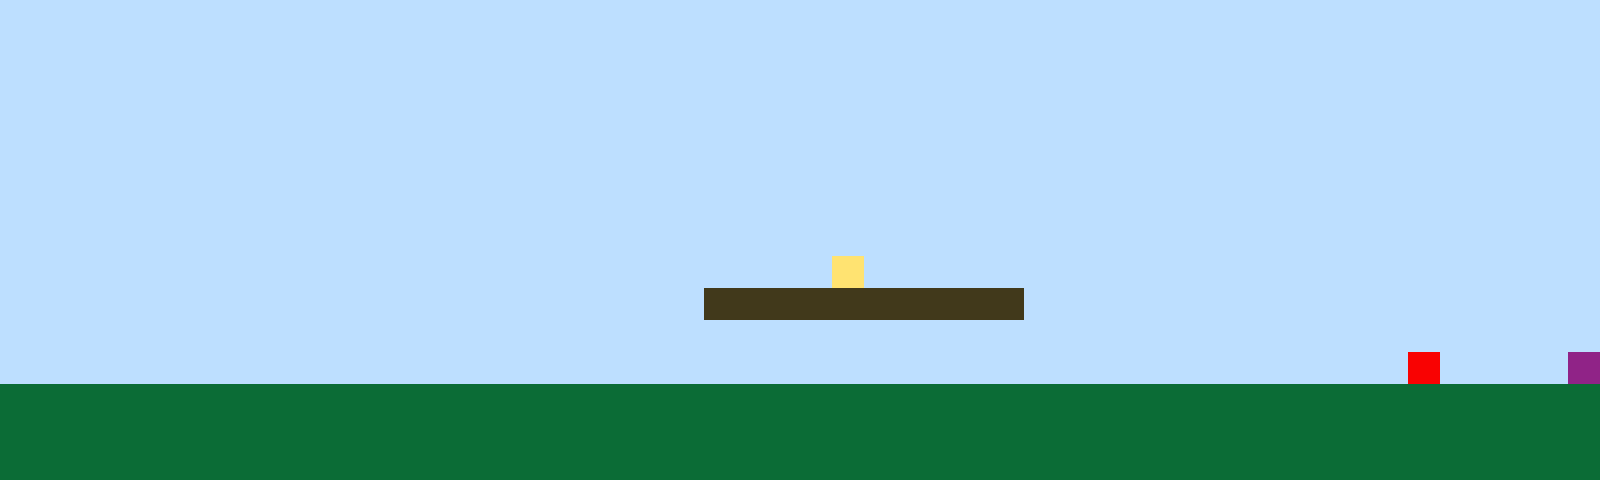

A 2D game scene composited from a Tiled map and its tileset images. What follows is a short description and the map's XML, with every tile layer's data as written:
An orthogonal 50x15 tile map with 32x32 px tiles, 1 tile layer (Tile Layer 1).

<map version="1.10" tiledversion="1.11.2" orientation="orthogonal" renderorder="right-up" width="50" height="15" tilewidth="32" tileheight="32" infinite="0" nextlayerid="2" nextobjectid="1"><editorsettings><export target="map1.csv" format="csv" /></editorsettings><tileset firstgid="1" name="sprites" tilewidth="32" tileheight="32" tilecount="6" columns="3"><image source="sprites.png" width="96" height="64" /></tileset><layer id="1" name="Tile Layer 1" width="50" height="15"><data encoding="csv">1,1,1,1,1,1,1,1,1,1,1,1,1,1,1,1,1,1,1,1,1,1,1,1,1,1,1,1,1,1,1,1,1,1,1,1,1,1,1,1,1,1,1,1,1,1,1,1,1,1,1,1,1,1,1,1,1,1,1,1,1,1,1,1,1,1,1,1,1,1,1,1,1,1,1,1,1,1,1,1,1,1,1,1,1,1,1,1,1,1,1,1,1,1,1,1,1,1,1,1,1,1,1,1,1,1,1,1,1,1,1,1,1,1,1,1,1,1,1,1,1,1,1,1,1,1,1,1,1,1,1,1,1,1,1,1,1,1,1,1,1,1,1,1,1,1,1,1,1,1,1,1,1,1,1,1,1,1,1,1,1,1,1,1,1,1,1,1,1,1,1,1,1,1,1,1,1,1,1,1,1,1,1,1,1,1,1,1,1,1,1,1,1,1,1,1,1,1,1,1,1,1,1,1,1,1,1,1,1,1,1,1,1,1,1,1,1,1,1,1,1,1,1,1,1,1,1,1,1,1,1,1,1,1,1,1,1,1,1,1,1,1,1,1,1,1,1,1,1,1,1,1,1,1,1,1,1,1,1,1,1,1,1,1,1,1,1,1,1,1,1,1,1,1,1,1,1,1,1,1,1,1,1,1,1,1,1,1,1,1,1,1,1,1,1,1,1,1,1,1,1,1,1,1,1,1,1,1,1,1,1,1,1,1,1,1,1,1,1,1,1,1,1,1,1,1,1,1,1,1,1,1,1,1,1,1,1,1,1,1,1,1,1,1,1,1,1,1,1,1,1,1,1,1,1,1,1,1,1,1,1,1,1,1,1,1,1,1,1,1,1,1,1,1,1,1,1,1,1,1,1,1,1,1,1,1,1,1,1,1,1,1,1,1,1,1,1,1,1,1,1,1,1,1,1,1,1,1,1,1,1,1,1,1,1,1,1,1,1,1,1,1,1,1,1,1,4,1,1,1,1,1,1,1,1,1,1,1,1,1,1,1,1,1,1,1,1,1,1,1,1,1,1,1,1,1,1,1,1,1,1,1,1,1,1,1,1,1,1,1,1,1,3,3,3,3,3,3,3,3,3,3,1,1,1,1,1,1,1,1,1,1,1,1,1,1,1,1,1,1,1,1,1,1,1,1,1,1,1,1,1,1,1,1,1,1,1,1,1,1,1,1,1,1,1,1,1,1,1,1,1,1,1,1,1,1,1,1,1,1,1,1,1,1,1,1,1,1,1,1,1,1,1,1,1,1,1,1,1,1,1,1,1,1,1,1,1,1,1,1,1,1,1,1,1,1,1,1,1,1,1,1,1,1,1,1,1,1,1,1,1,1,1,1,5,1,1,1,1,6,2,2,2,2,2,2,2,2,2,2,2,2,2,2,2,2,2,2,2,2,2,2,2,2,2,2,2,2,2,2,2,2,2,2,2,2,2,2,2,2,2,2,2,2,2,2,2,2,2,2,2,2,2,2,2,2,2,2,2,2,2,2,2,2,2,2,2,2,2,2,2,2,2,2,2,2,2,2,2,2,2,2,2,2,2,2,2,2,2,2,2,2,2,2,2,2,2,2,2,2,2,2,2,2,2,2,2,2,2,2,2,2,2,2,2,2,2,2,2,2,2,2,2,2,2,2,2,2,2,2,2,2,2,2,2,2,2,2,2,2,2,2,2,2,2,2,2,2,2,2</data></layer></map>
